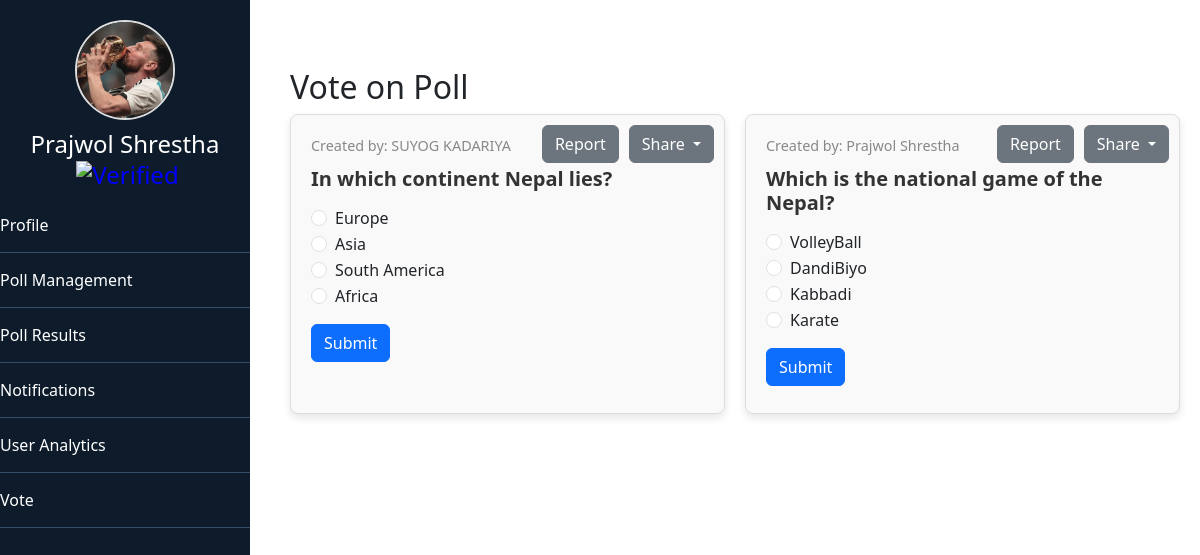
Screenshot of /vote.php (signed in) with the database file from the repository.
### tables this page shows
CREATE TABLE `prayojan` (
  `id` int(11) NOT NULL,
  `name` varchar(255) NOT NULL,
  `phone` int(11) NOT NULL,
  `email` varchar(255) NOT NULL,
  `password` varchar(50) NOT NULL,
  `country` varchar(255) NOT NULL,
  `address` varchar(255) NOT NULL,
  `verified` tinyint(1) DEFAULT 0,
  `profile_pic` varchar(255) DEFAULT 'uploads/default_profile.png',
  `last_active` datetime DEFAULT NULL
);

CREATE TABLE `polls` (
  `id` int(11) NOT NULL,
  `question` varchar(255) NOT NULL,
  `created_at` timestamp NOT NULL DEFAULT current_timestamp(),
  `category` varchar(255) DEFAULT NULL,
  `poll_type` varchar(50) DEFAULT NULL,
  `start_date` date DEFAULT NULL,
  `end_date` date DEFAULT NULL,
  `user_id` int(11) NOT NULL,
  `unique_link` varchar(255) DEFAULT NULL,
  `created_by` int(11) NOT NULL
);

CREATE TABLE `poll_options` (
  `id` int(11) NOT NULL,
  `poll_id` int(11) NOT NULL,
  `option_text` varchar(255) NOT NULL,
  `votes` int(11) DEFAULT 0
);

### vote.php (the view, shortened to what this page needs)
<?php
include 'connection.php';
$pollsSql = "SELECT polls.*, prayojan.name as creator_name
             FROM polls
             JOIN prayojan ON polls.user_id = prayojan.id
             WHERE end_date >= CURDATE()";
$pollsResult = $conn->query($pollsSql);
?>
<!DOCTYPE html>
<html lang="en">
<head>
    <link href="https://cdn.jsdelivr.net/npm/bootstrap@5.3.0/dist/css/bootstrap.min.css" rel="stylesheet">
</head>
<body>
    <?php include 'sidebar.php'; ?>
    <div class="content">
        <h2 class="mt-5">Vote on Poll</h2>
        <?php if ($pollsResult->num_rows > 0): ?>
            <div class="poll-container">
                <?php while ($poll = $pollsResult->fetch_assoc()): ?>
                    <div class="poll-card">
                        <div class="icon-container">
                            <button class="btn btn-secondary" onclick="reportPoll(<?php echo $poll['id']; ?>)">Report</button>
                            <div class="dropdown">
                                <button class="btn btn-secondary dropdown-toggle" type="button" id="shareMenu<?php echo $poll['id']; ?>" data-bs-toggle="dropdown" aria-expanded="false">
                                    Share
                                </button>
                            </div>
                        </div>
                        <div class="poll-creator">Created by: <?php echo htmlspecialchars($poll['creator_name']); ?></div>
                        <h5><?php echo htmlspecialchars($poll['question']); ?></h5>
                        <?php
                        $optionsSql = "SELECT * FROM poll_options WHERE poll_id=" . $poll['id'];
                        $optionsResult = $conn->query($optionsSql);
                        ?>
                        <form method="POST" action="vote.php">
                            <?php while ($option = $optionsResult->fetch_assoc()): ?>
                                <div class="form-check">
                                    <input class="form-check-input" type="radio" name="option" id="option<?php echo $option['id']; ?>" value="<?php echo $option['id']; ?>" required>
                                    <label class="form-check-label" for="option<?php echo $option['id']; ?>">
                                        <?php echo htmlspecialchars($option['option_text']); ?>
                                    </label>
                                </div>
                            <?php endwhile; ?>
                            <div class="d-flex justify-content-between mt-3">
                                <button type="submit" name="submit_vote" class="btn btn-primary">Submit</button>
                            </div>
                        </form>
                    </div>
                <?php endwhile; ?>
            </div>
        <?php else: ?>
            <div class="alert alert-info">No active polls available for voting.</div>
        <?php endif; ?>
    </div>
</body>
</html>

### sidebar.php (shortened to what this page needs)
<?php
$email = $_SESSION['email'] ?? '';
$sql = "SELECT * FROM prayojan WHERE email='$email'";
$result = $conn->query($sql);
$user = $result->fetch_assoc();
$profile_pic = $user['profile_pic'] ?? 'uploads/default_profile.png';
?>
<div class="sidebar">
    <div class="text-center">
        <img src="<?php echo htmlspecialchars($profile_pic); ?>" alt="Profile Picture" class="profile-pic">
        <h4>
            <?php echo htmlspecialchars($user['name'] ?? 'Guest'); ?>
            <?php if (!empty($user['verified'])): ?>
                <span class="verified"><img src="verified.png" alt="Verified" class="verifyimg"></span>
            <?php endif; ?>
        </h4>
    </div>
    <div class="menu">
        <a href="index.php" class="menu-item menu-item-active">Profile</a>
        <a href="poll_management.php" class="menu-item">Poll Management</a>
        <a href="poll_results.php" class="menu-item">Poll Results</a>
        <a href="usernotification.php" class="menu-item">Notifications</a>
        <a href="user_analytics.php" class="menu-item">User Analytics</a>
        <a href="vote.php" class="menu-item">Vote</a>
    </div>
</div>

### vote.php (style rules this page uses)
.content { margin-left: 270px; padding: 20px; }
.poll-container { display: flex; flex-wrap: wrap; gap: 20px; }
.poll-card { width: calc(50% - 10px); background-color: #f9f9f9; border: 1px solid #ddd; border-radius: 8px; padding: 20px; box-shadow: 0 4px 8px rgba(0, 0, 0, 0.1); position: relative; min-height: 300px; }
.poll-card h5 { font-size: 1.25rem; font-weight: bold; color: #333; margin-bottom: 15px; }
.poll-creator { font-size: 0.9rem; color: #888; margin-bottom: 10px; }
.icon-container { position: absolute; top: 10px; right: 10px; display: flex; gap: 10px; }

### sidebar.php (style rules this page uses)
.sidebar { width: 250px; background-color: #0d1b2a; color: white; padding: 20px 0; position: fixed; height: 100%; }
.text-center { text-align: center; }
.profile-pic { width: 100px; height: 100px; object-fit: cover; border-radius: 50%; border: 2px solid #ddd; }
.sidebar h4 { color: white; margin-top: 10px; }
.verified { color: blue; margin-left: 5px; height:21px; }
.verifyimg { height: 21px; }
.menu-item { color: white; text-decoration: none; display: block; padding: 15px 0; border-bottom: 1px solid #324c65; }

### rows the page displays
prayojan: profile_pic (picture), name "Prajwol Shrestha"
polls: prayojan.name "SUYOG KADARIYA", question "In which continent Nepal lies?"
poll_options: option_text "Europe"
poll_options: option_text "Asia"
poll_options: option_text "South America"
poll_options: option_text "Africa"
polls: prayojan.name "Prajwol Shrestha", question "Which is the national game of the Nepal?"
poll_options: option_text "VolleyBall"
poll_options: option_text "DandiBiyo"
poll_options: option_text "Kabbadi"
poll_options: option_text "Karate"
